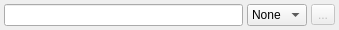
<?xml version="1.0" encoding="UTF-8"?>
<ui version="4.0">
 <class>PlayerWidget</class>
 <widget class="QWidget" name="PlayerWidget">
  <property name="geometry">
   <rect>
    <x>0</x>
    <y>0</y>
    <width>339</width>
    <height>30</height>
   </rect>
  </property>
  <property name="windowTitle">
   <string>Form</string>
  </property>
  <layout class="QGridLayout" name="gridLayout">
   <property name="leftMargin">
    <number>4</number>
   </property>
   <property name="topMargin">
    <number>4</number>
   </property>
   <property name="rightMargin">
    <number>4</number>
   </property>
   <property name="bottomMargin">
    <number>4</number>
   </property>
   <property name="spacing">
    <number>4</number>
   </property>
   <item row="0" column="0">
    <widget class="QLineEdit" name="nickNameLEdit">
     <property name="toolTip">
      <string>&lt;html&gt;&lt;head/&gt;&lt;body&gt;&lt;p&gt;Player nickname&lt;/p&gt;&lt;/body&gt;&lt;/html&gt;</string>
     </property>
    </widget>
   </item>
   <item row="0" column="1">
    <widget class="QComboBox" name="heroCBox">
     <item>
      <property name="text">
       <string>None</string>
      </property>
     </item>
    </widget>
   </item>
   <item row="0" column="2">
    <widget class="QToolButton" name="toolButton">
     <property name="enabled">
      <bool>false</bool>
     </property>
     <property name="text">
      <string>...</string>
     </property>
    </widget>
   </item>
  </layout>
 </widget>
 <tabstops>
  <tabstop>nickNameLEdit</tabstop>
  <tabstop>heroCBox</tabstop>
 </tabstops>
 <resources/>
 <connections/>
</ui>
